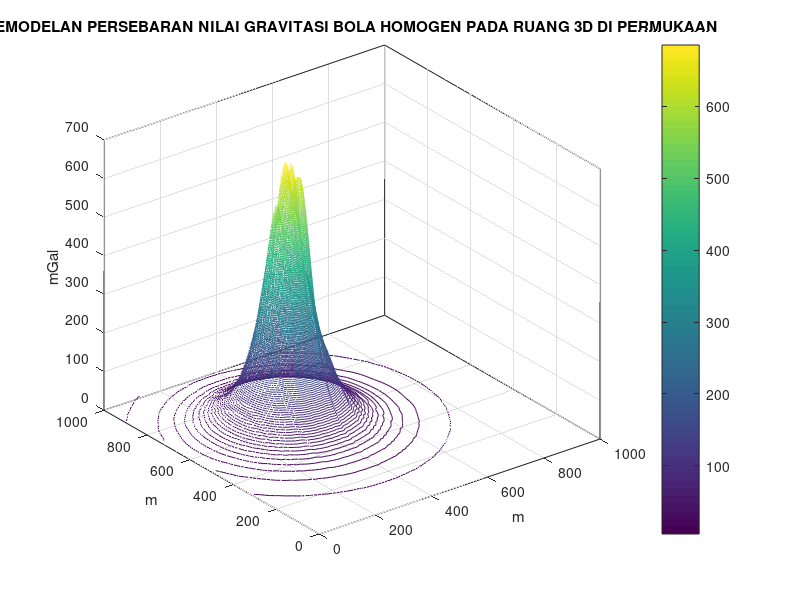

Write the MATLAB code that produced this figure.
%Tugas 1 - Pemodelan Nilai Persebaran Gravitasi Bola Homogen dalam Ruang 3D
%Leonardo Budhi Satrio Utomo
%12318011

clear all; clc;
close all

R = 175; %m
z = 100; %m
x = 350; %m
rho = 2830; %kg/m^3
G = 6.6710.^(-11); %Konstanta Gravitasi
zi = 15*rand(1,101); %zi sebagai variabel penghimpun data ketinggian titik ukur
y = 600; %m

[xi,yi] = meshgrid(0:10:1000, 0:10:1000); %m
Gz = (G*(4/3*pi*R.^3*rho*z)./(((xi-x).^2+(yi-y).^2+(zi-z).^2).^(3./2)))*10.^5; %mGal

contour3(xi,yi,Gz,150);%Plot dengan kontur dalam 3D
title('PEMODELAN PERSEBARAN NILAI GRAVITASI BOLA HOMOGEN PADA RUANG 3D DI PERMUKAAN')
xlabel('m')
ylabel('m')
zlabel('mGal')

colorbar %color bar sebagai legenda dari warna
